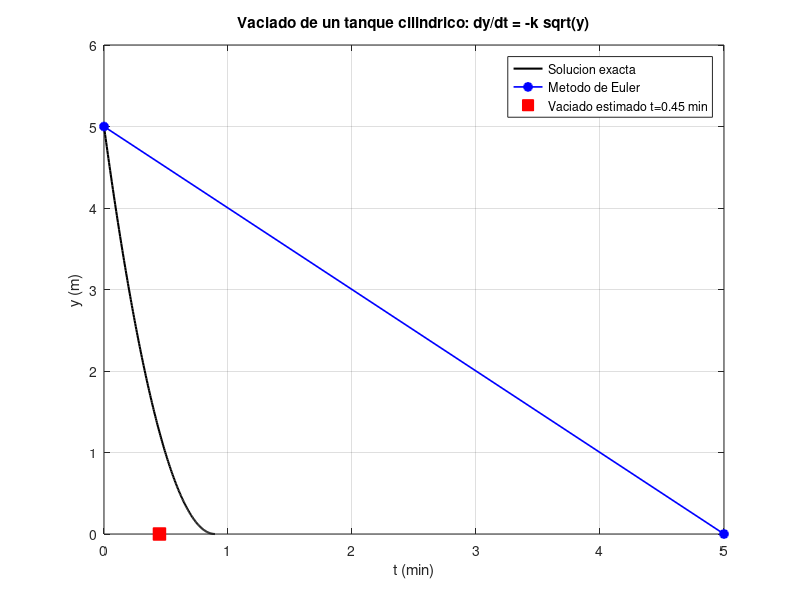

Source code (MATLAB):
1; % script con funciones locales

function yp = f_ejercicio4(y, k)
  % Ecuacion diferencial: dy/dt = -k*sqrt(y)  (nivel de agua en el tanque)
  yp = -k * sqrt(max(y, 0));
end

function t_exacto = tiempo_vaciado_exacto(y0, k)
  % Solucion exacta (variables separables): 2*sqrt(y) = 2*sqrt(y0) - k*t
  % El tanque se vacia (y=0) en t = 2*sqrt(y0)/k
  t_exacto = 2 * sqrt(y0) / k;
end

% ===================================================================
% PROGRAMA PRINCIPAL
% Ejercicio 4 (complementario): vaciado de un tanque cilindrico
% dy/dt = -k*sqrt(y) ; Metodo de Euler
% ===================================================================
clear; clc; close all;
disp('============================================================');
disp(' EJERCICIO 4 - VACIADO DE UN TANQUE (METODO DE EULER)');
disp('============================================================');
printf('\nEcuacion diferencial: dy/dt = -k*sqrt(y)\n');

k = input('Ingrese la constante k (ej: 0.06): ');
y0 = input('Ingrese el nivel inicial del tanque y0, en metros (ej: 3): ');
h = input('Ingrese el paso h, en minutos (ej: 0.5): ');

t = 0; y = y0;
t_vals = t; y_vals = y; yp_vals = f_ejercicio4(y, k);
t_vaciado = NaN;
max_pasos = 10000;
paso = 0;
while y > 1e-9 && paso < max_pasos
  yp = f_ejercicio4(y, k);
  y_siguiente = y + yp * h;
  if y_siguiente <= 0
    % El tanque se vacia dentro de este paso: se estima el instante
    % de cruce suponiendo la tasa de variacion constante en el tramo.
    t_vaciado = t + y / abs(yp);
    y = 0; t = t + h;
    t_vals(end + 1) = t; y_vals(end + 1) = y; yp_vals(end + 1) = 0;
    break;
  end
  y = y_siguiente;
  t = t + h;
  t_vals(end + 1) = t; y_vals(end + 1) = y; yp_vals(end + 1) = f_ejercicio4(y, k);
  paso = paso + 1;
end

printf('\n>>> a) METODO DE EULER con h=%g minutos <<<\n', h);
printf('%6s %12s %12s %14s\n', 'i', 't_i (min)', 'y_i (m)', "y'_i (m/min)");
printf('-----------------------------------------------------\n');
for i = 1:length(t_vals)
  printf('%6d %12.4f %12.6f %14.6f\n', i - 1, t_vals(i), y_vals(i), yp_vals(i));
end

t_exacto = tiempo_vaciado_exacto(y0, k);
printf('\n============================================================\n');
printf('>>> RESULTADO: tiempo estimado de vaciado (Euler) = %.4f minutos\n', t_vaciado);
printf('>>> Tiempo de vaciado segun la solucion exacta     = %.4f minutos\n', t_exacto);
printf('>>> Error absoluto                                 = %.4f minutos\n', abs(t_vaciado - t_exacto));
printf('============================================================\n');

% --- Grafico ---
figure('Name', 'Ejercicio 4 - Vaciado del tanque');
t_fino = linspace(0, t_exacto, 200);
y_fino = max((sqrt(y0) - (k / 2) * t_fino) .^ 2, 0);
plot(t_fino, y_fino, 'k-', 'LineWidth', 1.5); hold on;
plot(t_vals, y_vals, 'b-o', 'LineWidth', 1.2, 'MarkerFaceColor', 'b');
plot(t_vaciado, 0, 'rs', 'MarkerFaceColor', 'r', 'MarkerSize', 9);
xlabel('t (min)'); ylabel('y (m)');
legend('Solucion exacta', 'Metodo de Euler', sprintf('Vaciado estimado t=%.2f min', t_vaciado), 'Location', 'best');
title('Vaciado de un tanque cilindrico: dy/dt = -k sqrt(y)');
grid on;
